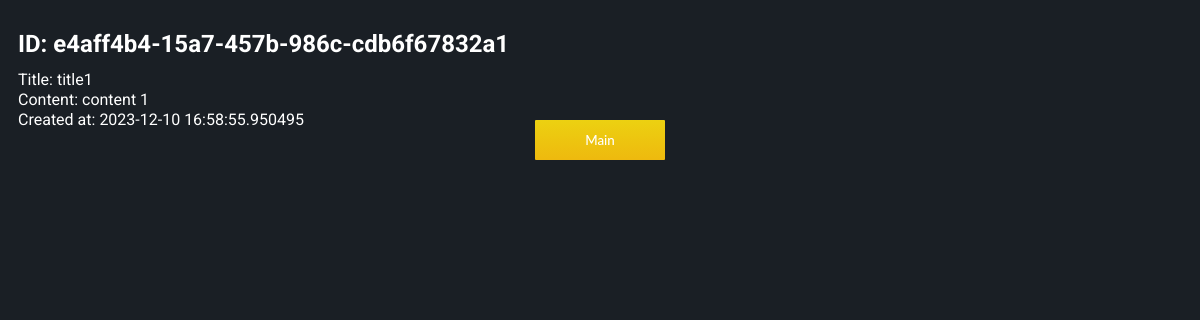
The page /e4aff4b4-15a7-457b-986c-cdb6f67832a1 on the database its author committed.
### models_19.py (models this page shows)
class Base(DeclarativeBase):
    pass

class Note(Base):
    __tablename__ = "notes"
    uuid = Column(String(36), primary_key=True, default=lambda: str(uuid.uuid4()))
    title = Column(VARCHAR(100))
    content = Column(Text)
    created_at = Column(DateTime, default=datetime.now())

### main_dz19.py (the view)
@app.route("/<uuid>", methods=["GET"])
def note_view(uuid):
    try:
        note = get_notes(uuid)
    except exc.NoResultFound:
        return Response("Note not found.", status=404)
    return render_template(
        "note_dz19.html",
        uuid=note.uuid,
        title=note.title,
        content=note.content,
        created_at=note.created_at
        )

### crud_dz19.py (called while the page is built)
def get_notes(uuid: str):
    query = select(Note).where(Note.uuid == uuid)
    return session.execute(query).scalar_one()

### templates/note_dz19.html (shortened to what this page needs)
<!DOCTYPE html>
<html lang="en">
<head>
    <link rel="stylesheet" href="/static-files/main_dz19.css">
</head>
<body>
    <h2 class="text" >ID: {{ uuid }}</h2>
    <div class="text">
        Title: {{ title }}
    </div>
    <div class="text">
        Content: {{ content }}
    </div>
    <div class="text">
        Created at: {{ created_at }}
    </div>
    <button class="custom-btn btn-11"><a class="text" href="http://127.0.0.1:5000"> Main  </a><div class="dot"></div></button>
</body>
</html>

### static/main_dz19.css (style rules this page uses)
*, *:after, *:before { box-sizing: border-box; }
html, body { background: #1a1f25; font-family: 'Roboto', sans-serif; }
.text { color: #bdbbbb; padding: 10px; height: 8px; }
.custom-btn { align-self: center; width: 130px; height: 40px; color: #fff; border-radius: 1px; padding: 10px 25px; font-family: 'Lato', sans-serif; font-weight: 500; background: transparent; cursor: pointer; margin: auto; position: relative; display: block; outline: none; }
.btn-11 { border: none; background: rgb(251,33,117); background: linear-gradient(0deg, rgb(238, 185, 14) 0%, rgb(236, 209, 17) 100%); color: #fff; overflow: hidden; }
.btn-11:before { position: absolute; content: ''; display: inline-block; top: -180px; left: 0; width: 30px; height: 100%; background-color: #fff; animation: shiny-btn1 3s ease-in-out infinite; }
.text { color:white ; text-decoration: none; height: 10px; }

### rows shown on the page
Note: uuid "e4aff4b4-15a7-457b-986c-cdb6f67832a1", title "title1", content "content 1", created_at "2023-12-10 16:58:55.950495"
